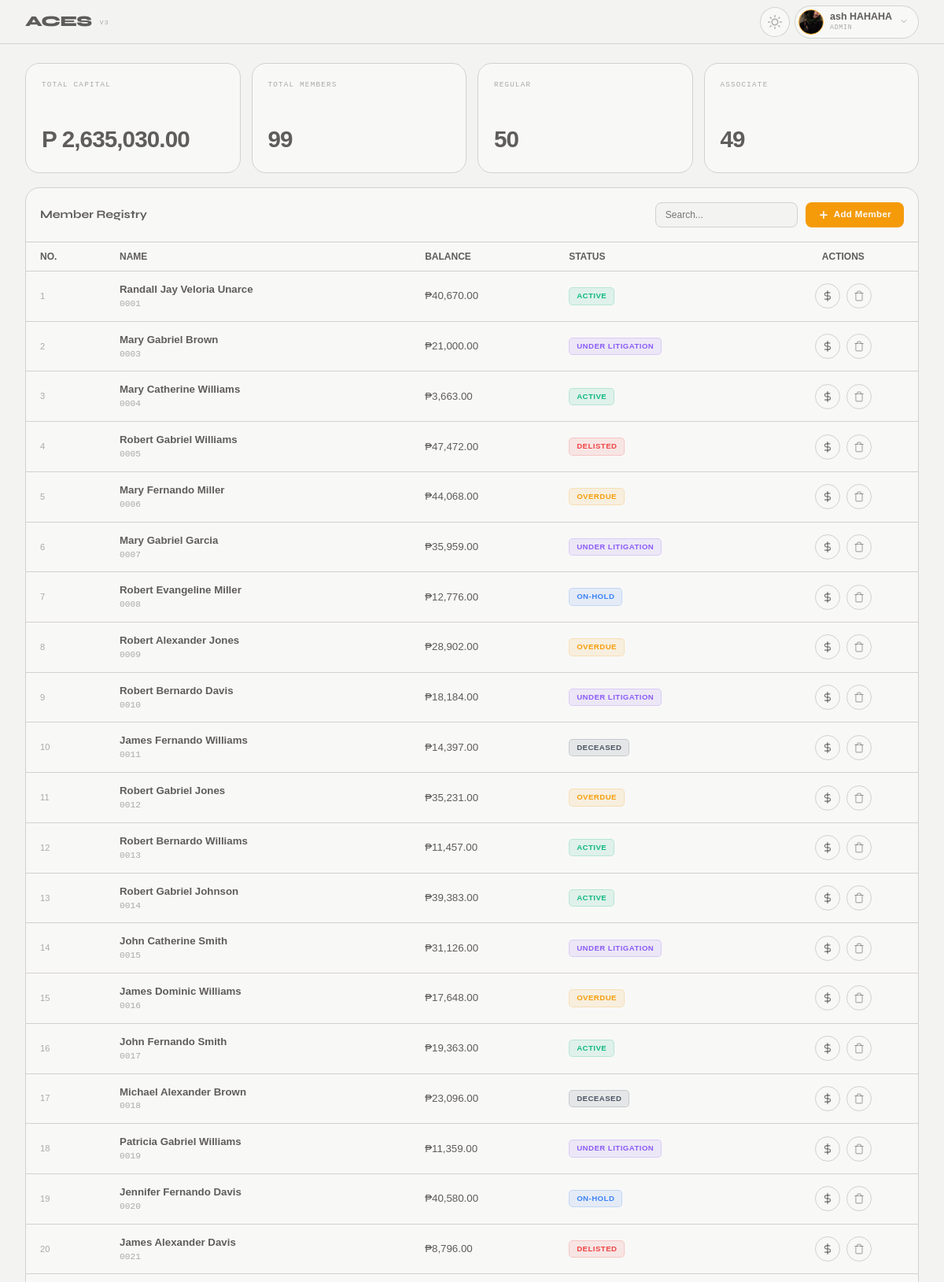
The app's page /index.php (signed in, upper part) with its own data.
### tables this page shows
CREATE TABLE `members` (
  `id` int(11) NOT NULL,
  `member_id` int(11) DEFAULT NULL,
  `membership_type` varchar(50) DEFAULT NULL,
  `username` varchar(50) DEFAULT NULL,
  `password` varchar(255) DEFAULT NULL,
  `first_name` varchar(100) DEFAULT NULL,
  `middle_name` varchar(100) DEFAULT NULL,
  `last_name` varchar(100) DEFAULT NULL,
  `email` varchar(150) DEFAULT NULL,
  `profile_picture` varchar(255) DEFAULT NULL,
  `prefix` varchar(20) DEFAULT NULL,
  `suffix` varchar(20) DEFAULT NULL,
  `birthdate` date DEFAULT NULL,
  `death_date` date DEFAULT NULL,
  `approval_date` datetime DEFAULT NULL,
  `balance` decimal(10,2) DEFAULT 0.00,
  `is_mgs` tinyint(1) DEFAULT 0,
  `remarks` text DEFAULT NULL,
  `role_id` int(11) DEFAULT NULL,
  `phone_number` varchar(20) DEFAULT NULL,
  `telephone_number` varchar(20) DEFAULT NULL,
  `civil_status` varchar(20) DEFAULT NULL,
  `address` text DEFAULT NULL,
  `status` enum('Active','Deceased','Delisted','On-Hold','Overdue','Under Litigation') NOT NULL DEFAULT 'Active',
  `phone_number_2` varchar(255) DEFAULT NULL,
  `telephone_number_2` varchar(255) DEFAULT NULL
);

### views/auth/admin/dashboard.php (the view, shortened to what this page needs)
<?php
$dbClass = new DB();
$db = $dbClass->connect();
try {
    $stmt = $db->query("SELECT * FROM members ORDER BY id ASC");
    $members = $stmt->fetchAll(PDO::FETCH_ASSOC);
} catch (PDOException $e) {
    $members = [];
}
$total       = array_sum(array_column($members, 'balance'));
$totalCount  = count($members);
$regCount    = count(array_filter($members, fn($m) => ($m['membership_type'] ?? '') === 'Regular'));
$ascCount    = count(array_filter($members, fn($m) => ($m['membership_type'] ?? '') === 'Associate'));
if (!function_exists('fmtK')) {
    function fmtK($n)
    {
        return number_format($n, 2);
    }
}
if (!function_exists('fullName')) {
    function fullName($m)
    {
        return trim(($m['first_name'] ?? '') . ' ' . ($m['middle_name'] ?? '') . ' ' . ($m['last_name'] ?? ''));
    }
}
?>
<div class="l-app">
    <div class="l-container">
        <main class="l-app__body">
            <div class="c-kpi-grid">
                <div class="c-kpi-card">
                    <div class="c-kpi-card__label">Total Capital</div>
                    <div class="c-kpi-card__value">P <?= fmtK($total) ?></div>
                </div>
                <div class="c-kpi-card">
                    <div class="c-kpi-card__label">Total Members</div>
                    <div class="c-kpi-card__value"><?= $totalCount ?></div>
                </div>
                <div class="c-kpi-card">
                    <div class="c-kpi-card__label">Regular</div>
                    <div class="c-kpi-card__value"><?= $regCount ?></div>
                </div>
                <div class="c-kpi-card">
                    <div class="c-kpi-card__label">Associate</div>
                    <div class="c-kpi-card__value"><?= $ascCount ?></div>
                </div>
            </div>
            <div class="c-table-card">
                <div class="c-table-card__header">
                    <span class="c-table-card__title">Member Registry</span>
                    <div class="c-table-card__actions">
                        <input type="text" id="tbl-search" class="c-table-card__search" placeholder="Search...">
                        <a href="?page=member_add" class="c-btn-add">
                            <svg width="14" height="14" viewBox="0 0 24 24" fill="none" stroke="currentColor" stroke-width="3" stroke-linecap="round" stroke-linejoin="round" style="margin-right: 6px;">
                                <line x1="12" y1="5" x2="12" y2="19"></line>
                                <line x1="5" y1="12" x2="19" y2="12"></line>
                            </svg>
                            Add Member
                        </a>
                    </div>
                </div>
                <div class="tbl-scroll">
                    <table class="c-table">
                        <thead>
                            <tr>
                                <th class="c-table__header">No.</th>
                                <th class="c-table__header">Name</th>
                                <th class="c-table__header">Balance</th>
                                <th class="c-table__header">Status</th>
                                <th class="c-table__header" style="text-align: center;">Actions</th>
                            </tr>
                        </thead>
                        <tbody>
                            <?php
                            $counter = 1;
                            foreach ($members as $m):
                            ?>
                                <tr class="c-table__row" onclick="window.location='?page=member_view&member_id=<?= $m['id'] ?>'" style="cursor: pointer;">
                                    <td class="c-table__cell c-table__cell--id"><?= $counter++ ?></td>
                                    <td class="c-table__cell">
                                        <div class="c-member-info">
                                            <span class="c-member-info__name"><?= htmlspecialchars(fullName($m)) ?></span>
                                            <span class="c-member-info__id"><?= str_pad($m['member_id'], 4, '0', STR_PAD_LEFT) ?></span>
                                        </div>
                                    </td>
                                    <td class="c-table__cell c-table__cell--balance">&#8369;<?= number_format($m['balance'], 2) ?></td>
                                    <td class="c-table__cell">
                                        <span class="c-badge c-badge--<?= str_replace(' ', '-', strtolower($m['status'] ?? 'active')) ?>">
                                            <?= htmlspecialchars($m['status']) ?>
                                        </span>
                                    </td>
                                    <td class="c-table__cell" style="text-align: center;">
                                        <div class="c-table__actions-wrapper">
                                            <button class="c-btn-icon c-btn-icon--amort"
                                                onclick="event.stopPropagation(); window.location='amortization.php?member_id=<?= $m['id'] ?>'"
                                                title="Amortization">
                                                <svg width="14" height="14" viewBox="0 0 24 24" fill="none" stroke="currentColor" stroke-width="2" stroke-linecap="round" stroke-linejoin="round">
                                                    <line x1="12" y1="1" x2="12" y2="23"></line>
                                                    <path d="M17 5H9.5a3.5 3.5 0 0 0 0 7h5a3.5 3.5 0 0 1 0 7H6"></path>
                                                </svg>
                                            </button>
                                            <button class="c-btn-icon c-btn-icon--del"
                                                onclick="event.stopPropagation(); confirmDelete(<?= $m['id'] ?>, '<?= htmlspecialchars(fullName($m)) ?>')"
                                                title="Delete Member">
                                                <svg width="14" height="14" viewBox="0 0 24 24" fill="none" stroke="currentColor" stroke-width="2" stroke-linecap="round" stroke-linejoin="round">
                                                    <polyline points="3 6 5 6 21 6"></polyline>
                                                    <path d="M19 6v14a2 2 0 0 1-2 2H7a2 2 0 0 1-2-2V6m3 0V4a2 2 0 0 1 2-2h4a2 2 0 0 1 2 2v2"></path>
                                                </svg>
                                            </button>
                                        </div>
                                    </td>
                                </tr>
                            <?php endforeach; ?>
                        </tbody>
                    </table>
                </div>
            </div>
        </main>
    </div>
</div>

### assets/css/variables.css (style rules this page uses)
:root { --bg: #f3f3f2; --surface: #f8f8f7; --raised: #f0ede8; --rim: #e0dcd5; --gold: #f59b0a; --gold-dim: rgba(217, 142, 22, 0.1); --text: #1c1a17b2; --t2: rgba(26, 25, 23, 0.6); --t3: rgba(26, 25, 23, 0.35); --border: rgba(211, 209, 207, 1.0); --border2: rgba(0, 0, 0, 0.15); --danger: #d93d3d; --ok: #27a858; --font-main: 'Poppins', sans-serif; --font-heading: 'Syne', sans-serif; --font-mono: 'IBM Plex Mono', monospace; --status-active: #10b981; --status-deceased: #4b5563; --status-delisted: #ef4444; --status-hold: #3b82f6; --status-overdue: #f59e0b; --status-litigation: #8b5cf6; }

### records on screen
members: fullName($m) "Randall Jay Veloria Unarce", member "0001", balance "40,670.00", status "ACTIVE"
members: fullName($m) "Mary Gabriel Brown", member "0003", balance "21,000.00", status "UNDER LITIGATION"
members: fullName($m) "Mary Catherine Williams", member "0004", balance "3,663.00", status "ACTIVE"
members: fullName($m) "Robert Gabriel Williams", member "0005", balance "47,472.00", status "DELISTED"
members: fullName($m) "Mary Fernando Miller", member "0006", balance "44,068.00", status "OVERDUE"
members: fullName($m) "Mary Gabriel Garcia", member "0007", balance "35,959.00", status "UNDER LITIGATION"
members: fullName($m) "Robert Evangeline Miller", member "0008", balance "12,776.00", status "ON-HOLD"
members: fullName($m) "Robert Alexander Jones", member "0009", balance "28,902.00", status "OVERDUE"
members: fullName($m) "Robert Bernardo Davis", member "0010", balance "18,184.00", status "UNDER LITIGATION"
members: fullName($m) "James Fernando Williams", member "0011", balance "14,397.00", status "DECEASED"
members: fullName($m) "Robert Gabriel Jones", member "0012", balance "35,231.00", status "OVERDUE"
members: fullName($m) "Robert Bernardo Williams", member "0013", balance "11,457.00", status "ACTIVE"
members: fullName($m) "Robert Gabriel Johnson", member "0014", balance "39,383.00", status "ACTIVE"
members: fullName($m) "John Catherine Smith", member "0015", balance "31,126.00", status "UNDER LITIGATION"
members: fullName($m) "James Dominic Williams", member "0016", balance "17,648.00", status "OVERDUE"
members: fullName($m) "John Fernando Smith", member "0017", balance "19,363.00", status "ACTIVE"
members: fullName($m) "Michael Alexander Brown", member "0018", balance "23,096.00", status "DECEASED"
members: fullName($m) "Patricia Gabriel Williams", member "0019", balance "11,359.00", status "UNDER LITIGATION"
members: fullName($m) "Jennifer Fernando Davis", member "0020", balance "40,580.00", status "ON-HOLD"
members: fullName($m) "James Alexander Davis", member "0021", balance "8,796.00", status "DELISTED"

### other values on screen
$user['name'] "ash HAHAHA"
$user['role'] "ADMIN"
fmtK($total) "2,635,030.00"
$totalCount "99"
$regCount "50"
$ascCount "49"
